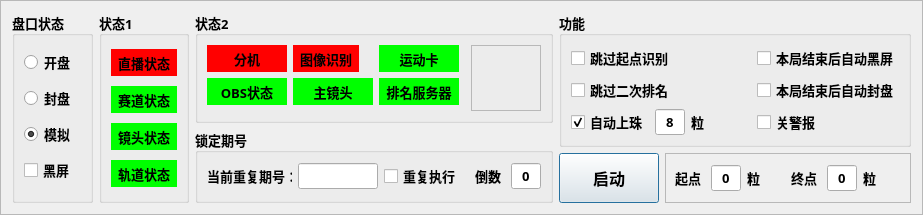
           <widget class="QFrame" name="frame_3">
            <property name="frameShape">
             <enum>QFrame::Shape::StyledPanel</enum>
            </property>
            <property name="frameShadow">
             <enum>QFrame::Shadow::Raised</enum>
            </property>
            <layout class="QGridLayout" name="gridLayout_12">
             <item row="0" column="0" rowspan="3">
              <widget class="QGroupBox" name="groupBox">
               <property name="font">
                <font>
                 <family>微软雅黑</family>
                 <pointsize>10</pointsize>
                 <bold>true</bold>
                </font>
               </property>
               <property name="styleSheet">
                <string notr="true"/>
               </property>
               <property name="title">
                <string>盘口状态</string>
               </property>
               <layout class="QGridLayout" name="gridLayout_9">
                <item row="0" column="0">
                 <widget class="QRadioButton" name="radioButton_start_betting">
                  <property name="text">
                   <string>开盘</string>
                  </property>
                 </widget>
                </item>
                <item row="1" column="0">
                 <widget class="QRadioButton" name="radioButton_stop_betting">
                  <property name="text">
                   <string>封盘</string>
                  </property>
                 </widget>
                </item>
                <item row="2" column="0">
                 <widget class="QRadioButton" name="radioButton_test_game">
                  <property name="text">
                   <string>模拟</string>
                  </property>
                  <property name="checked">
                   <bool>true</bool>
                  </property>
                 </widget>
                </item>
                <item row="3" column="0">
                 <widget class="QCheckBox" name="checkBox_black_screen">
                  <property name="text">
                   <string>黑屏</string>
                  </property>
                 </widget>
                </item>
               </layout>
              </widget>
             </item>
             <item row="0" column="1" rowspan="3">
              <widget class="QGroupBox" name="groupBox_status">
               <property name="font">
                <font>
                 <family>微软雅黑</family>
                 <pointsize>10</pointsize>
                 <bold>true</bold>
                </font>
               </property>
               <property name="title">
                <string>状态1</string>
               </property>
               <layout class="QVBoxLayout" name="verticalLayout">
                <item>
                 <widget class="QToolButton" name="status_live">
                  <property name="font">
                   <font>
                    <family>微软雅黑</family>
                    <pointsize>10</pointsize>
                    <bold>true</bold>
                   </font>
                  </property>
                  <property name="autoFillBackground">
                   <bool>false</bool>
                  </property>
                  <property name="styleSheet">
                   <string notr="true">background:rgb(255, 0, 0)</string>
                  </property>
                  <property name="text">
                   <string>直播状态</string>
                  </property>
                  <property name="popupMode">
                   <enum>QToolButton::ToolButtonPopupMode::DelayedPopup</enum>
                  </property>
                  <property name="autoRaise">
                   <bool>true</bool>
                  </property>
                 </widget>
                </item>
                <item>
                 <widget class="QToolButton" name="status_road">
                  <property name="font">
                   <font>
                    <family>微软雅黑</family>
                    <pointsize>10</pointsize>
                    <bold>true</bold>
                   </font>
                  </property>
                  <property name="autoFillBackground">
                   <bool>false</bool>
                  </property>
                  <property name="styleSheet">
                   <string notr="true">background:rgb(0, 255, 0)</string>
                  </property>
                  <property name="text">
                   <string>赛道状态</string>
                  </property>
                  <property name="popupMode">
                   <enum>QToolButton::ToolButtonPopupMode::DelayedPopup</enum>
                  </property>
                  <property name="autoRaise">
                   <bool>true</bool>
                  </property>
                  <property name="arrowType">
                   <enum>Qt::ArrowType::NoArrow</enum>
                  </property>
                 </widget>
                </item>
                <item>
                 <widget class="QToolButton" name="status_lenses">
                  <property name="font">
                   <font>
                    <family>微软雅黑</family>
                    <pointsize>10</pointsize>
                    <bold>true</bold>
                   </font>
                  </property>
                  <property name="autoFillBackground">
                   <bool>false</bool>
                  </property>
                  <property name="styleSheet">
                   <string notr="true">background:rgb(0, 255, 0)</string>
                  </property>
                  <property name="text">
                   <string>镜头状态</string>
                  </property>
                  <property name="popupMode">
                   <enum>QToolButton::ToolButtonPopupMode::DelayedPopup</enum>
                  </property>
                  <property name="autoRaise">
                   <bool>true</bool>
                  </property>
                 </widget>
                </item>
                <item>
                 <widget class="QToolButton" name="status_track">
                  <property name="font">
                   <font>
                    <family>微软雅黑</family>
                    <pointsize>10</pointsize>
                    <bold>true</bold>
                   </font>
                  </property>
                  <property name="autoFillBackground">
                   <bool>false</bool>
                  </property>
                  <property name="styleSheet">
                   <string notr="true">background:rgb(0, 255, 0)</string>
                  </property>
                  <property name="text">
                   <string>轨道状态</string>
                  </property>
                  <property name="popupMode">
                   <enum>QToolButton::ToolButtonPopupMode::DelayedPopup</enum>
                  </property>
                  <property name="autoRaise">
                   <bool>true</bool>
                  </property>
                 </widget>
                </item>
               </layout>
              </widget>
             </item>
             <item row="0" column="2">
              <widget class="QGroupBox" name="groupBox_status_2">
               <property name="maximumSize">
                <size>
                 <width>375</width>
                 <height>16777215</height>
                </size>
               </property>
               <property name="font">
                <font>
                 <family>微软雅黑</family>
                 <pointsize>10</pointsize>
                 <bold>true</bold>
                </font>
               </property>
               <property name="title">
                <string>状态2</string>
               </property>
               <layout class="QGridLayout" name="gridLayout_3">
                <item row="0" column="4" rowspan="3">
                 <widget class="QFrame" name="frame_4">
                  <property name="minimumSize">
                   <size>
                    <width>70</width>
                    <height>0</height>
                   </size>
                  </property>
                  <property name="frameShape">
                   <enum>QFrame::Shape::StyledPanel</enum>
                  </property>
                  <property name="frameShadow">
                   <enum>QFrame::Shadow::Raised</enum>
                  </property>
                 </widget>
                </item>
                <item row="0" column="2" colspan="2">
                 <widget class="QToolButton" name="status_card">
                  <property name="minimumSize">
                   <size>
                    <width>80</width>
                    <height>0</height>
                   </size>
                  </property>
                  <property name="font">
                   <font>
                    <family>微软雅黑</family>
                    <pointsize>10</pointsize>
                    <bold>true</bold>
                   </font>
                  </property>
                  <property name="autoFillBackground">
                   <bool>false</bool>
                  </property>
                  <property name="styleSheet">
                   <string notr="true">background:rgb(0, 255, 0)</string>
                  </property>
                  <property name="text">
                   <string>运动卡</string>
                  </property>
                  <property name="popupMode">
                   <enum>QToolButton::ToolButtonPopupMode::DelayedPopup</enum>
                  </property>
                  <property name="autoRaise">
                   <bool>true</bool>
                  </property>
                 </widget>
                </item>
                <item row="0" column="0">
                 <widget class="QToolButton" name="status_server">
                  <property name="minimumSize">
                   <size>
                    <width>80</width>
                    <height>0</height>
                   </size>
                  </property>
                  <property name="font">
                   <font>
                    <family>微软雅黑</family>
                    <pointsize>10</pointsize>
                    <bold>true</bold>
                   </font>
                  </property>
                  <property name="autoFillBackground">
                   <bool>false</bool>
                  </property>
                  <property name="styleSheet">
                   <string notr="true">background:rgb(255, 0, 0)</string>
                  </property>
                  <property name="text">
                   <string>分机</string>
                  </property>
                  <property name="popupMode">
                   <enum>QToolButton::ToolButtonPopupMode::DelayedPopup</enum>
                  </property>
                  <property name="autoRaise">
                   <bool>true</bool>
                  </property>
                  <property name="arrowType">
                   <enum>Qt::ArrowType::NoArrow</enum>
                  </property>
                 </widget>
                </item>
                <item row="0" column="1">
                 <widget class="QToolButton" name="status_ai">
                  <property name="font">
                   <font>
                    <family>微软雅黑</family>
                    <pointsize>10</pointsize>
                    <bold>true</bold>
                   </font>
                  </property>
                  <property name="autoFillBackground">
                   <bool>false</bool>
                  </property>
                  <property name="styleSheet">
                   <string notr="true">background:rgb(255, 0, 0)</string>
                  </property>
                  <property name="text">
                   <string>图像识别</string>
                  </property>
                  <property name="popupMode">
                   <enum>QToolButton::ToolButtonPopupMode::DelayedPopup</enum>
                  </property>
                  <property name="autoRaise">
                   <bool>true</bool>
                  </property>
                 </widget>
                </item>
                <item row="1" column="2">
                 <widget class="QToolButton" name="status_ai_end">
                  <property name="minimumSize">
                   <size>
                    <width>80</width>
                    <height>0</height>
                   </size>
                  </property>
                  <property name="font">
                   <font>
                    <family>微软雅黑</family>
                    <pointsize>10</pointsize>
                    <bold>true</bold>
                   </font>
                  </property>
                  <property name="autoFillBackground">
                   <bool>false</bool>
                  </property>
                  <property name="styleSheet">
                   <string notr="true">background:rgb(0, 255, 0)</string>
                  </property>
                  <property name="text">
                   <string>排名服务器</string>
                  </property>
                  <property name="popupMode">
                   <enum>QToolButton::ToolButtonPopupMode::DelayedPopup</enum>
                  </property>
                  <property name="autoRaise">
                   <bool>true</bool>
                  </property>
                 </widget>
                </item>
                <item row="1" column="1">
                 <widget class="QToolButton" name="status_s485">
                  <property name="minimumSize">
                   <size>
                    <width>80</width>
                    <height>0</height>
                   </size>
                  </property>
                  <property name="font">
                   <font>
                    <family>微软雅黑</family>
                    <pointsize>10</pointsize>
                    <bold>true</bold>
                   </font>
                  </property>
                  <property name="autoFillBackground">
                   <bool>false</bool>
                  </property>
                  <property name="styleSheet">
                   <string notr="true">background:rgb(0, 255, 0)</string>
                  </property>
                  <property name="text">
                   <string>主镜头</string>
                  </property>
                  <property name="popupMode">
                   <enum>QToolButton::ToolButtonPopupMode::DelayedPopup</enum>
                  </property>
                  <property name="autoRaise">
                   <bool>true</bool>
                  </property>
                 </widget>
                </item>
                <item row="1" column="0">
                 <widget class="QToolButton" name="status_obs">
                  <property name="minimumSize">
                   <size>
                    <width>80</width>
                    <height>0</height>
                   </size>
                  </property>
                  <property name="font">
                   <font>
                    <family>微软雅黑</family>
                    <pointsize>10</pointsize>
                    <bold>true</bold>
                   </font>
                  </property>
                  <property name="autoFillBackground">
                   <bool>false</bool>
                  </property>
                  <property name="styleSheet">
                   <string notr="true">background:rgb(0, 255, 0)</string>
                  </property>
                  <property name="text">
                   <string>OBS状态</string>
                  </property>
                  <property name="popupMode">
                   <enum>QToolButton::ToolButtonPopupMode::DelayedPopup</enum>
                  </property>
                  <property name="autoRaise">
                   <bool>true</bool>
                  </property>
                 </widget>
                </item>
               </layout>
              </widget>
             </item>
             <item row="0" column="3" rowspan="2" colspan="2">
              <widget class="QGroupBox" name="groupBox_3">
               <property name="font">
                <font>
                 <family>微软雅黑</family>
                 <pointsize>10</pointsize>
                 <bold>true</bold>
                </font>
               </property>
               <property name="title">
                <string>功能</string>
               </property>
               <layout class="QGridLayout" name="gridLayout_16">
                <item row="0" column="3">
                 <widget class="QCheckBox" name="checkBox_end_BlackScreen">
                  <property name="font">
                   <font>
                    <family>微软雅黑</family>
                    <pointsize>10</pointsize>
                    <bold>true</bold>
                   </font>
                  </property>
                  <property name="text">
                   <string>本局结束后自动黑屏</string>
                  </property>
                 </widget>
                </item>
                <item row="0" column="0" colspan="3">
                 <widget class="QCheckBox" name="checkBox_Pass_Recognition_Start">
                  <property name="maximumSize">
                   <size>
                    <width>150</width>
                    <height>16777215</height>
                   </size>
                  </property>
                  <property name="font">
                   <font>
                    <family>微软雅黑</family>
                    <pointsize>10</pointsize>
                    <bold>true</bold>
                   </font>
                  </property>
                  <property name="text">
                   <string>跳过起点识别</string>
                  </property>
                  <property name="checked">
                   <bool>false</bool>
                  </property>
                 </widget>
                </item>
                <item row="2" column="0">
                 <widget class="QCheckBox" name="checkBox_shoot_0">
                  <property name="maximumSize">
                   <size>
                    <width>80</width>
                    <height>16777215</height>
                   </size>
                  </property>
                  <property name="font">
                   <font>
                    <family>微软雅黑</family>
                    <pointsize>10</pointsize>
                    <bold>true</bold>
                   </font>
                  </property>
                  <property name="text">
                   <string>自动上珠</string>
                  </property>
                  <property name="checked">
                   <bool>true</bool>
                  </property>
                 </widget>
                </item>
                <item row="1" column="0" colspan="3">
                 <widget class="QCheckBox" name="checkBox_Pass_Ranking_Twice">
                  <property name="minimumSize">
                   <size>
                    <width>180</width>
                    <height>0</height>
                   </size>
                  </property>
                  <property name="maximumSize">
                   <size>
                    <width>180</width>
                    <height>16777215</height>
                   </size>
                  </property>
                  <property name="font">
                   <font>
                    <family>微软雅黑</family>
                    <pointsize>10</pointsize>
                    <bold>true</bold>
                   </font>
                  </property>
                  <property name="text">
                   <string>跳过二次排名</string>
                  </property>
                  <property name="checked">
                   <bool>false</bool>
                  </property>
                 </widget>
                </item>
                <item row="2" column="3">
                 <widget class="QCheckBox" name="checkBox_alarm">
                  <property name="font">
                   <font>
                    <family>微软雅黑</family>
                    <pointsize>10</pointsize>
                    <bold>true</bold>
                   </font>
                  </property>
                  <property name="text">
                   <string>关警报</string>
                  </property>
                 </widget>
                </item>
                <item row="1" column="3">
                 <widget class="QCheckBox" name="checkBox_end_stop">
                  <property name="font">
                   <font>
                    <family>微软雅黑</family>
                    <pointsize>10</pointsize>
                    <bold>true</bold>
                   </font>
                  </property>
                  <property name="text">
                   <string>本局结束后自动封盘</string>
                  </property>
                 </widget>
                </item>
                <item row="2" column="1">
                 <widget class="QLineEdit" name="lineEdit_balls_auto">
                  <property name="maximumSize">
                   <size>
                    <width>30</width>
                    <height>16777215</height>
                   </size>
                  </property>
                  <property name="text">
                   <string>8</string>
                  </property>
                  <property name="alignment">
                   <set>Qt::AlignmentFlag::AlignCenter</set>
                  </property>
                  <property name="readOnly">
                   <bool>false</bool>
                  </property>
                 </widget>
                </item>
                <item row="2" column="2">
                 <widget class="QLabel" name="label_85">
                  <property name="font">
                   <font>
                    <family>微软雅黑</family>
                    <pointsize>10</pointsize>
                    <bold>true</bold>
                   </font>
                  </property>
                  <property name="text">
                   <string>粒</string>
                  </property>
                 </widget>
                </item>
               </layout>
              </widget>
             </item>
             <item row="1" column="2" rowspan="2">
              <widget class="QGroupBox" name="groupBox_2">
               <property name="maximumSize">
                <size>
                 <width>375</width>
                 <height>16777215</height>
                </size>
               </property>
               <property name="font">
                <font>
                 <family>微软雅黑</family>
                 <pointsize>10</pointsize>
                 <bold>true</bold>
                </font>
               </property>
               <property name="title">
                <string>锁定期号</string>
               </property>
               <layout class="QGridLayout" name="gridLayout_8">
                <item row="0" column="5">
                 <widget class="QLineEdit" name="lineEdit_times_count">
                  <property name="maximumSize">
                   <size>
                    <width>30</width>
                    <height>16777215</height>
                   </size>
                  </property>
                  <property name="text">
                   <string>0</string>
                  </property>
                  <property name="alignment">
                   <set>Qt::AlignmentFlag::AlignCenter</set>
                  </property>
                  <property name="readOnly">
                   <bool>true</bool>
                  </property>
                 </widget>
                </item>
                <item row="0" column="1">
                 <widget class="QLabel" name="label_12">
                  <property name="maximumSize">
                   <size>
                    <width>85</width>
                    <height>16777215</height>
                   </size>
                  </property>
                  <property name="font">
                   <font>
                    <family>微软雅黑</family>
                    <pointsize>10</pointsize>
                    <bold>true</bold>
                   </font>
                  </property>
                  <property name="autoFillBackground">
                   <bool>false</bool>
                  </property>
                  <property name="text">
                   <string>当前重复期号：</string>
                  </property>
                 </widget>
                </item>
                <item row="0" column="2">
                 <widget class="QLineEdit" name="lineEdit_term">
                  <property name="maximumSize">
                   <size>
                    <width>80</width>
                    <height>16777215</height>
                   </size>
                  </property>
                 </widget>
                </item>
                <item row="0" column="3">
                 <widget class="QCheckBox" name="checkBox_continue_term">
                  <property name="font">
                   <font>
                    <family>微软雅黑</family>
                    <pointsize>10</pointsize>
                    <bold>true</bold>
                   </font>
                  </property>
                  <property name="text">
                   <string>重复执行</string>
                  </property>
                 </widget>
                </item>
                <item row="0" column="4">
                 <widget class="QLabel" name="label_10">
                  <property name="maximumSize">
                   <size>
                    <width>30</width>
                    <height>16777215</height>
                   </size>
                  </property>
                  <property name="font">
                   <font>
                    <family>微软雅黑</family>
                    <pointsize>10</pointsize>
                    <bold>true</bold>
                   </font>
                  </property>
                  <property name="autoFillBackground">
                   <bool>false</bool>
                  </property>
                  <property name="text">
                   <string>倒数：</string>
                  </property>
                 </widget>
                </item>
               </layout>
              </widget>
             </item>
             <item row="2" column="3">
              <widget class="QPushButton" name="pushButton_start_game">
               <property name="minimumSize">
                <size>
                 <width>100</width>
                 <height>50</height>
                </size>
               </property>
               <property name="font">
                <font>
                 <family>微软雅黑</family>
                 <pointsize>12</pointsize>
                 <bold>true</bold>
                </font>
               </property>
               <property name="text">
                <string>启动</string>
               </property>
               <property name="autoDefault">
                <bool>false</bool>
               </property>
               <property name="default">
                <bool>true</bool>
               </property>
               <property name="flat">
                <bool>false</bool>
               </property>
              </widget>
             </item>
             <item row="2" column="4">
              <widget class="QFrame" name="frame">
               <property name="frameShape">
                <enum>QFrame::Shape::StyledPanel</enum>
               </property>
               <property name="frameShadow">
                <enum>QFrame::Shadow::Raised</enum>
               </property>
               <layout class="QGridLayout" name="gridLayout_17">
                <item row="0" column="6">
                 <widget class="QLabel" name="label_3">
                  <property name="font">
                   <font>
                    <family>微软雅黑</family>
                    <pointsize>10</pointsize>
                    <bold>true</bold>
                   </font>
                  </property>
                  <property name="text">
                   <string>粒</string>
                  </property>
                 </widget>
                </item>
                <item row="0" column="4">
                 <widget class="QLabel" name="label_9">
                  <property name="maximumSize">
                   <size>
                    <width>30</width>
                    <height>16777215</height>
                   </size>
                  </property>
                  <property name="font">
                   <font>
                    <family>微软雅黑</family>
                    <pointsize>10</pointsize>
                    <bold>true</bold>
                   </font>
                  </property>
                  <property name="autoFillBackground">
                   <bool>false</bool>
                  </property>
                  <property name="text">
                   <string>终点：</string>
                  </property>
                 </widget>
                </item>
                <item row="0" column="2">
                 <widget class="QLineEdit" name="lineEdit_balls_start">
                  <property name="maximumSize">
                   <size>
                    <width>30</width>
                    <height>16777215</height>
                   </size>
                  </property>
                  <property name="font">
                   <font>
                    <family>微软雅黑</family>
                    <pointsize>10</pointsize>
                    <bold>true</bold>
                   </font>
                  </property>
                  <property name="text">
                   <string>0</string>
                  </property>
                  <property name="alignment">
                   <set>Qt::AlignmentFlag::AlignCenter</set>
                  </property>
                  <property name="readOnly">
                   <bool>true</bool>
                  </property>
                 </widget>
                </item>
                <item row="0" column="5">
                 <widget class="QLineEdit" name="lineEdit_balls_end">
                  <property name="maximumSize">
                   <size>
                    <width>30</width>
                    <height>16777215</height>
                   </size>
                  </property>
                  <property name="font">
                   <font>
                    <family>微软雅黑</family>
                    <pointsize>10</pointsize>
                    <bold>true</bold>
                   </font>
                  </property>
                  <property name="text">
                   <string>0</string>
                  </property>
                  <property name="alignment">
                   <set>Qt::AlignmentFlag::AlignCenter</set>
                  </property>
                  <property name="readOnly">
                   <bool>true</bool>
                  </property>
                 </widget>
                </item>
                <item row="0" column="1">
                 <widget class="QLabel" name="label">
                  <property name="maximumSize">
                   <size>
                    <width>30</width>
                    <height>16777215</height>
                   </size>
                  </property>
                  <property name="font">
                   <font>
                    <family>微软雅黑</family>
                    <pointsize>10</pointsize>
                    <bold>true</bold>
                   </font>
                  </property>
                  <property name="autoFillBackground">
                   <bool>false</bool>
                  </property>
                  <property name="text">
                   <string>起点：</string>
                  </property>
                 </widget>
                </item>
                <item row="0" column="3">
                 <widget class="QLabel" name="label_2">
                  <property name="font">
                   <font>
                    <family>微软雅黑</family>
                    <pointsize>10</pointsize>
                    <bold>true</bold>
                   </font>
                  </property>
                  <property name="text">
                   <string>粒</string>
                  </property>
                 </widget>
                </item>
               </layout>
              </widget>
             </item>
            </layout>
           </widget>
